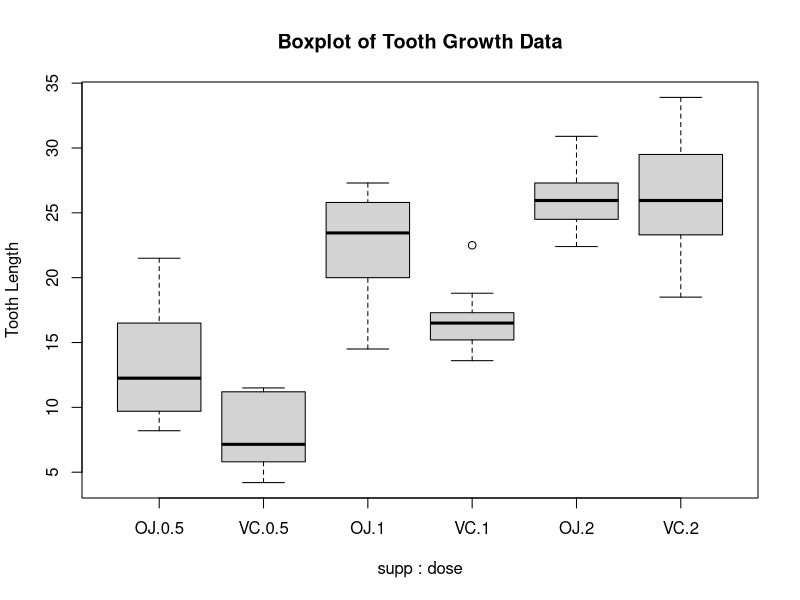

Reproduce this figure in R. (Note: this script raises an error after producing the figure.)
## ---- chunk 1
data(ToothGrowth)
boxplot(len ~ supp * dose, data=ToothGrowth, ylab="Tooth Length", main="Boxplot of Tooth Growth Data")
## ---- chunk 2

ToothGrowth$dose <- as.factor(ToothGrowth$dose)

#for each of the three dosage levels calculate the test values
ts <- lapply(c(.5, 1, 2), function(x) {
    t.test(len ~ supp, data=subset(ToothGrowth, dose==x), paired=FALSE, var.equal=FALSE)
    })
pvals <- c(ts[[1]]$p.value, ts[[2]]$p.value, ts[[3]]$p.value)
stats <- c(ts[[1]]$statistic, ts[[2]]$statistic, ts[[3]]$statistic)
lls <- sapply(c(ts[[1]]$conf.int[1], ts[[2]]$conf.int[1], ts[[3]]$conf.int[1]), round, 3)
uls <- sapply(c(ts[[1]]$conf.int[2], ts[[2]]$conf.int[2], ts[[3]]$conf.int[2]), round, 3)
df <- data.frame(dose=c(0.5, 1, 2), t=stats, p=pvals, 
                 ci=paste0("[",paste(lls, uls, sep=", "), "]"))
colnames(df) <- c("Dose", "t", "p-value", "conf. int.")

library(knitr)
kable(df)
